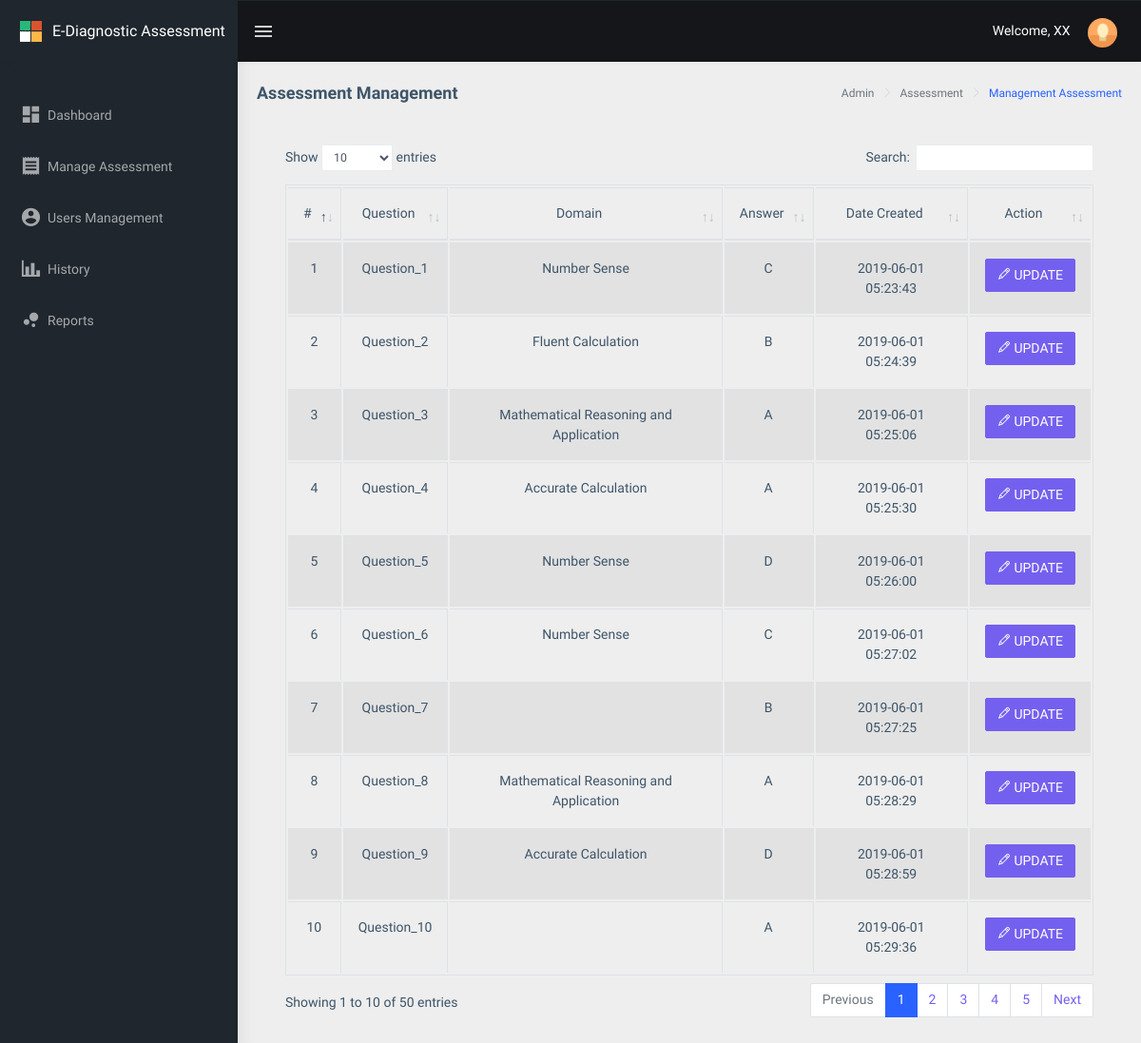
Screenshot of /public/main/teacher/assessment/index.php (signed in) with the database file from the repository.
### tables this page shows
CREATE TABLE `drxassessment_assessment` (
  `drxassessment_id` int(11) NOT NULL,
  `drxassessment_question1` text NOT NULL,
  `drxassessment_answer` text NOT NULL,
  `drxassessment_answer_value` text NOT NULL,
  `drxassessment_domain` text NOT NULL,
  `drxassessment_q1_answer_1` text NOT NULL,
  `drxassessment_q1_answer_2` text NOT NULL,
  `drxassessment_q1_answer_3` text NOT NULL,
  `drxassessment_q1_answer_4` text NOT NULL,
  `drxassessment_order` int(11) NOT NULL,
  `drxassessment_order_value` text NOT NULL,
  `drxassessment_status` int(1) NOT NULL,
  `drxassessment_created_at` datetime NOT NULL,
  `drxassessment_updated_at` datetime NOT NULL
);

### public/main/teacher/assessment/index.php (the view, shortened to what this page needs)
<?php
include("../../../../config/common/asdasf9z09x0c90zx90123.php");
if (!empty($_SESSION['drxassessmentname'])) {
    $drxassessmentname = $_SESSION['drxassessmentname'];
} else {
    $drxassessmentname = "";
}
?>
<!DOCTYPE html>
<html dir="ltr" lang="en">
<head>
    <link href="../../../assets/libs/flot/css/float-chart.css" rel="stylesheet">
    <link href="../../../dist/css/style.min.css" rel="stylesheet">
    <link href="../../../assets/libs/datatables.net-bs4/css/dataTables.bootstrap4.css" rel="stylesheet">
</head>
<body>
    <div id="main-wrapper">
        <header class="topbar" data-navbarbg="skin5">
            <nav class="navbar top-navbar navbar-expand-md navbar-dark">
                <div class="navbar-header" data-logobg="skin5">
                    <a class="navbar-brand" href="../../../main/teacher">
                        <b class="logo-icon p-l-10">
                            <img src="../../../assets/images/logo-icon.png" alt="homepage" class="light-logo" />
                        </b>
                        <span class="logo-text">
                             <span style="font-size: 16px;">E-Diagnostic Assessment</span>
                        </span>
                    </a>
                </div>
                <div class="navbar-collapse collapse" id="navbarSupportedContent" data-navbarbg="skin5">
                    <ul class="navbar-nav float-left mr-auto">
                        <li class="nav-item d-none d-md-block"><a class="nav-link sidebartoggler waves-effect waves-light" href="javascript:void(0)" data-sidebartype="mini-sidebar"><i class="mdi mdi-menu font-24"></i></a></li>
                    </ul>
                    <ul class="navbar-nav float-right">
                        <li class="nav-item dropdown">
                          <span style="color: #fff;">Welcome, <?php echo $drxassessmentname; ?></span>
                            <a class="nav-link dropdown-toggle text-muted waves-effect waves-dark pro-pic" href="" data-toggle="dropdown" aria-haspopup="true" aria-expanded="false"><img src="../../../assets/images/users/1.jpg" alt="user" class="rounded-circle" width="31" height="31"></a>
                        </li>
                    </ul>
                </div>
            </nav>
        </header>
        <aside class="left-sidebar" data-sidebarbg="skin5">
            <div class="scroll-sidebar">
                <nav class="sidebar-nav">
                    <ul id="sidebarnav" class="p-t-30">
                        <li class="sidebar-item"> <a class=" sidebar-link waves-effect waves-dark sidebar-link" href="../../../main/teacher/" aria-expanded="false"><i class="mdi mdi-view-dashboard"></i><span class="hide-menu">Dashboard</span></a></li>
                        <li class="sidebar-item"> <a class="sidebar-link waves-effect waves-dark sidebar-link" href="../assessment/" aria-expanded="false"><i class="mdi mdi-receipt"></i><span class="hide-menu">Manage Assessment </span></a></li>
                        <li class="sidebar-item"> <a class="sidebar-link waves-effect waves-dark sidebar-link" href="../usersmanagement/" aria-expanded="false"><i class="mdi mdi-account-circle"></i><span class="hide-menu">Users Management</span></a></li>
                        <li class="sidebar-item"> <a class="sidebar-link waves-effect waves-dark sidebar-link" href="../history/" aria-expanded="false"><i class="mdi mdi-chart-bar"></i><span class="hide-menu">History</span></a></li>
                        <li class="sidebar-item"> <a class="sidebar-link waves-effect waves-dark sidebar-link" href="../reports/" aria-expanded="false"><i class="mdi mdi-chart-bubble"></i><span class="hide-menu">Reports</span></a></li>
                    </ul>
                </nav>
            </div>
        </aside>
        <div class="page-wrapper">
             <div class="page-breadcrumb">
                <div class="row">
                    <div class="col-12 d-flex no-block align-items-center">
                        <h4 class="page-title">Assessment Management</h4>
                        <div class="ml-auto text-right">
                            <nav aria-label="breadcrumb">
                                <ol class="breadcrumb">
                                    <li class="breadcrumb-item active" aria-current="page">Admin</li>
                                    <li class="breadcrumb-item active" aria-current="page">Assessment</li>
                                    <li class="breadcrumb-item active" aria-current="page"><a href="../assessment/">Management Assessment</a></li>
                                </ol>
                            </nav>
                        </div>
                    </div>
                </div>
            </div>
            <div class="container-fluid">
							<div class="card-body">
									<div class="table-responsive">
											<table id="zero_config" class="table table-striped table-bordered">
													<thead>
															<tr>
																	<th class="text-center">#</th>
                                  <th class="text-center">Question</th>
																	<th class="text-center">Domain</th>
																	<th class="text-center">Answer</th>
																	<th class="text-center">Date Created</th>
																	<th class="text-center">Action</th>
															</tr>
													</thead>
													<tbody>
														<?php
	                          $drx_count = 0;
	                          $connection->setAttribute(PDO::ATTR_ERRMODE, PDO::ERRMODE_EXCEPTION);
	                          $result = $connection->prepare("SELECT * FROM drxassessment_assessment ORDER BY drxassessment_created_at ASC");
	                          $result->execute();
	                              while ($row = $result->fetch(PDO::FETCH_ASSOC)) {
	                                     $drx_count++;
	                                     $drxassessment_id = $row['drxassessment_id'];
	                                     $drxassessment_question1 = $row['drxassessment_question1'];
																			 $drxassessment_domain = $row['drxassessment_domain'];
																			 $drxassessment_q1_answer_1 = $row['drxassessment_q1_answer_1'];
	                                     $drxassessment_q1_answer_2 = $row['drxassessment_q1_answer_2'];
	                                     $drxassessment_q1_answer_3 = $row['drxassessment_q1_answer_3'];
	                                     $drxassessment_q1_answer_4 = $row['drxassessment_q1_answer_4'];
	                                     $drxassessment_created_at = $row['drxassessment_created_at'];
                                       $drxassessmentanswer = $row['drxassessment_answer'];
	                          ?>
															<tr>
																<td class="text-center"><?php echo $drx_count; ?></td>
                                <td class="text-center"><?php echo $drxassessment_question1; ?></td>
																<td class="text-center"><?php echo $drxassessment_domain; ?></td>
																<td class="text-center"><?php echo $drxassessmentanswer; ?></td>
																<td class="text-center"><?php echo $drxassessment_created_at; ?></td>
																<td class="text-center">
																	<button type="button" data-toggle="modal" data-target="#assessmentModal" class="btn btn-primary btn-mg"
                                  onclick="editAssessment('<?php echo $drxassessment_id ; ?>',
                                                          '<?php echo $drxassessment_question1 ; ?>',
                                                          '<?php echo $drxassessment_q1_answer_1 ; ?>',
                                                          '<?php echo $drxassessment_q1_answer_2 ; ?>',
                                                          '<?php echo $drxassessment_q1_answer_3 ; ?>',
                                                          '<?php echo $drxassessment_q1_answer_4 ; ?>',
                                                          '<?php echo $drxassessmentanswer ; ?>',
                                                          '<?php echo $drxassessment_domain ; ?>');">
                                  <i class="ti-pencil"></i> UPDATE
                                  </button>
																</td>
															</tr>
														<?php } ?>
													</tbody>
											</table>
									</div>
            </div>
        </div>
    </div>
</body>
</html>

### rows the page displays
drxassessment_assessment: drxassessment_question1 "Question_1", drxassessment_domain "Number Sense", drxassessment_answer "C", drxassessment_created_at "2019-06-01 05:23:43"
drxassessment_assessment: drxassessment_question1 "Question_2", drxassessment_domain "Fluent Calculation", drxassessment_answer "B", drxassessment_created_at "2019-06-01 05:24:39"
drxassessment_assessment: drxassessment_question1 "Question_3", drxassessment_domain "Mathematical Reasoning and Application", drxassessment_answer "A", drxassessment_created_at "2019-06-01 05:25:06"
drxassessment_assessment: drxassessment_question1 "Question_4", drxassessment_domain "Accurate Calculation", drxassessment_answer "A", drxassessment_created_at "2019-06-01 05:25:30"
drxassessment_assessment: drxassessment_question1 "Question_5", drxassessment_domain "Number Sense", drxassessment_answer "D", drxassessment_created_at "2019-06-01 05:26:00"
drxassessment_assessment: drxassessment_question1 "Question_6", drxassessment_domain "Number Sense", drxassessment_answer "C", drxassessment_created_at "2019-06-01 05:27:02"
drxassessment_assessment: drxassessment_question1 "Question_7", drxassessment_answer "B", drxassessment_created_at "2019-06-01 05:27:25"
drxassessment_assessment: drxassessment_question1 "Question_8", drxassessment_domain "Mathematical Reasoning and Application", drxassessment_answer "A", drxassessment_created_at "2019-06-01 05:28:29"
drxassessment_assessment: drxassessment_question1 "Question_9", drxassessment_domain "Accurate Calculation", drxassessment_answer "D", drxassessment_created_at "2019-06-01 05:28:59"
drxassessment_assessment: drxassessment_question1 "Question_10", drxassessment_answer "A", drxassessment_created_at "2019-06-01 05:29:36"

### other values shown
$drxassessmentname "XX"
